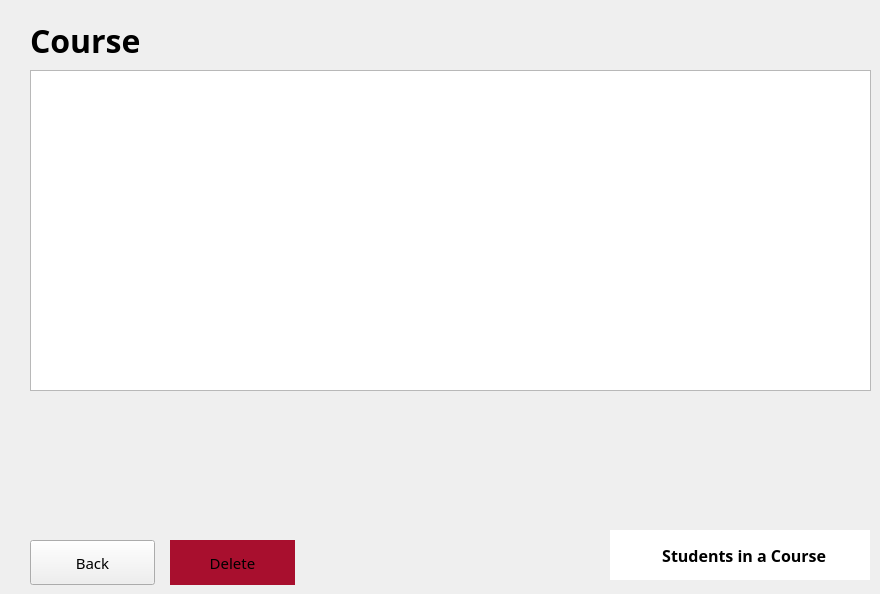
    <widget class="QWidget" name="pageCourse_Staff">
     <property name="styleSheet">
      <string notr="true">QWidget#pageCourse_Staff {
	border-image: url(:/assets/blue-gradient.png) 0 0 0 0 stretch stretch;
}
</string>
     </property>
     <widget class="QLabel" name="labelCourse">
      <property name="geometry">
       <rect>
        <x>30</x>
        <y>20</y>
        <width>121</width>
        <height>41</height>
       </rect>
      </property>
      <property name="font">
       <font>
        <family>Segoe UI Semibold</family>
        <pointsize>24</pointsize>
        <bold>true</bold>
       </font>
      </property>
      <property name="styleSheet">
       <string notr="true">color: rgb(0, 0, 0);</string>
      </property>
      <property name="text">
       <string>Course</string>
      </property>
     </widget>
     <widget class="QTableWidget" name="tableCourses">
      <property name="geometry">
       <rect>
        <x>30</x>
        <y>70</y>
        <width>841</width>
        <height>321</height>
       </rect>
      </property>
     </widget>
     <widget class="QPushButton" name="btnBackToProfile">
      <property name="geometry">
       <rect>
        <x>30</x>
        <y>540</y>
        <width>125</width>
        <height>45</height>
       </rect>
      </property>
      <property name="font">
       <font>
        <family>Segoe UI Semibold</family>
        <pointsize>11</pointsize>
        <italic>false</italic>
        <bold>false</bold>
        <kerning>true</kerning>
       </font>
      </property>
      <property name="cursor">
       <cursorShape>PointingHandCursor</cursorShape>
      </property>
      <property name="styleSheet">
       <string notr="true">QPushButton#btnBackToProfile {
background-color: rgb(12, 53, 106);
color: rgb(223, 223, 223);
border: none;
}

QPushButton#btnBackToProfile:hover {
background-color: rgb(14, 63, 127);
color: rgb(223, 223, 223);
border: none;
}</string>
      </property>
      <property name="text">
       <string>Back</string>
      </property>
      <property name="autoDefault">
       <bool>false</bool>
      </property>
      <property name="default">
       <bool>false</bool>
      </property>
      <property name="flat">
       <bool>false</bool>
      </property>
     </widget>
     <widget class="QPushButton" name="btnDeleteCourse">
      <property name="geometry">
       <rect>
        <x>170</x>
        <y>540</y>
        <width>125</width>
        <height>45</height>
       </rect>
      </property>
      <property name="font">
       <font>
        <family>Segoe UI Semibold</family>
        <pointsize>11</pointsize>
        <italic>false</italic>
        <bold>false</bold>
        <kerning>true</kerning>
       </font>
      </property>
      <property name="cursor">
       <cursorShape>PointingHandCursor</cursorShape>
      </property>
      <property name="styleSheet">
       <string notr="true">QPushButton#btnDeleteCourse {
background-color: rgb(168, 15, 46);
color: rgb(0, 0, 0);
border: none;
}

QPushButton#btnDeleteCourse:hover {
background-color: rgb(227, 66, 52);
color: rgb(0, 0, 0);
border: none;
}</string>
      </property>
      <property name="text">
       <string>Delete</string>
      </property>
      <property name="autoDefault">
       <bool>false</bool>
      </property>
      <property name="default">
       <bool>false</bool>
      </property>
      <property name="flat">
       <bool>false</bool>
      </property>
     </widget>
     <widget class="QPushButton" name="btnStudentsInCourse">
      <property name="geometry">
       <rect>
        <x>610</x>
        <y>530</y>
        <width>260</width>
        <height>50</height>
       </rect>
      </property>
      <property name="font">
       <font>
        <family>Segoe UI Semibold</family>
        <pointsize>12</pointsize>
        <bold>true</bold>
       </font>
      </property>
      <property name="cursor">
       <cursorShape>PointingHandCursor</cursorShape>
      </property>
      <property name="styleSheet">
       <string notr="true">QPushButton#btnStudentsInCourse {
border: none;
color: rgb(0, 0, 0);
background-color: rgb(255, 255, 255);
}

QPushButton#btnStudentsInCourse:hover {
background-color: rgb(234, 234, 234);
color: rgb(0, 0, 0);
border: none;
}</string>
      </property>
      <property name="text">
       <string>  Students in a Course</string>
      </property>
      <property name="icon">
       <iconset resource="resource.qrc">
        <normaloff>:/assets/scoreboard-icon.png</normaloff>:/assets/scoreboard-icon.png</iconset>
      </property>
      <property name="iconSize">
       <size>
        <width>32</width>
        <height>32</height>
       </size>
      </property>
      <property name="default">
       <bool>false</bool>
      </property>
      <property name="flat">
       <bool>false</bool>
      </property>
     </widget>
    </widget>
